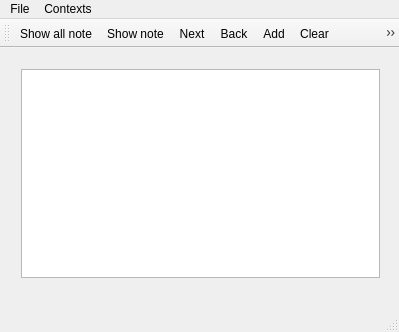
<?xml version="1.0" encoding="UTF-8"?>
<ui version="4.0">
 <class>MainWindow</class>
 <widget class="QMainWindow" name="MainWindow">
  <property name="geometry">
   <rect>
    <x>0</x>
    <y>0</y>
    <width>399</width>
    <height>332</height>
   </rect>
  </property>
  <property name="cursor">
   <cursorShape>PointingHandCursor</cursorShape>
  </property>
  <property name="windowTitle">
   <string>Notepad</string>
  </property>
  <widget class="QWidget" name="centralWidget">
   <property name="cursor">
    <cursorShape>PointingHandCursor</cursorShape>
   </property>
   <widget class="QWidget" name="verticalLayoutWidget">
    <property name="geometry">
     <rect>
      <x>10</x>
      <y>10</y>
      <width>381</width>
      <height>231</height>
     </rect>
    </property>
    <layout class="QVBoxLayout" name="verticalLayout">
     <item>
      <widget class="QTextEdit" name="textEdit">
       <property name="cursor" stdset="0">
        <cursorShape>IBeamCursor</cursorShape>
       </property>
      </widget>
     </item>
    </layout>
   </widget>
  </widget>
  <widget class="QMenuBar" name="menuBar">
   <property name="geometry">
    <rect>
     <x>0</x>
     <y>0</y>
     <width>399</width>
     <height>26</height>
    </rect>
   </property>
   <property name="cursor">
    <cursorShape>PointingHandCursor</cursorShape>
   </property>
   <widget class="QMenu" name="menuFile">
    <property name="title">
     <string>File</string>
    </property>
    <addaction name="actionShow_all_Note"/>
    <addaction name="actionShow_note"/>
    <addaction name="actionNext"/>
    <addaction name="actionBack"/>
    <addaction name="actionAdd"/>
    <addaction name="actionNew"/>
    <addaction name="actionAdd_to_archive"/>
    <addaction name="actionShow_archive"/>
    <addaction name="actionDelete_note"/>
   </widget>
   <widget class="QMenu" name="menuEdit">
    <property name="title">
     <string>Contexts</string>
    </property>
    <widget class="QMenu" name="menuAdd_in_work">
     <property name="title">
      <string>Add in work</string>
     </property>
     <property name="icon">
      <iconset resource="res.qrc">
       <normaloff>:/imgs/imgs/Work.bmp</normaloff>:/imgs/imgs/Work.bmp</iconset>
     </property>
     <widget class="QMenu" name="menuproject1">
      <property name="title">
       <string>project1</string>
      </property>
      <property name="icon">
       <iconset resource="res.qrc">
        <normaloff>:/imgs/imgs/presentation.bmp</normaloff>:/imgs/imgs/presentation.bmp</iconset>
      </property>
      <addaction name="actionComponent_A"/>
      <addaction name="actionComponent_B"/>
      <addaction name="actionComponent_C"/>
     </widget>
     <addaction name="menuproject1"/>
     <addaction name="actionproject2"/>
    </widget>
    <widget class="QMenu" name="menuShow_work">
     <property name="title">
      <string>Show work</string>
     </property>
     <property name="icon">
      <iconset resource="res.qrc">
       <normaloff>:/imgs/imgs/Work.bmp</normaloff>:/imgs/imgs/Work.bmp</iconset>
     </property>
     <widget class="QMenu" name="menushow_project1">
      <property name="title">
       <string>show project1</string>
      </property>
      <property name="icon">
       <iconset resource="res.qrc">
        <normaloff>:/imgs/imgs/presentation.bmp</normaloff>:/imgs/imgs/presentation.bmp</iconset>
      </property>
      <addaction name="actionShow_component_A"/>
      <addaction name="actionShow_component_B"/>
      <addaction name="actionShow_component_C"/>
     </widget>
     <addaction name="menushow_project1"/>
     <addaction name="actionshow_project2"/>
    </widget>
    <addaction name="menuAdd_in_work"/>
    <addaction name="actionAdd_in_home"/>
    <addaction name="menuShow_work"/>
    <addaction name="actionShow_home"/>
   </widget>
   <addaction name="menuFile"/>
   <addaction name="menuEdit"/>
  </widget>
  <widget class="QToolBar" name="mainToolBar">
   <property name="cursor">
    <cursorShape>PointingHandCursor</cursorShape>
   </property>
   <attribute name="toolBarArea">
    <enum>TopToolBarArea</enum>
   </attribute>
   <attribute name="toolBarBreak">
    <bool>false</bool>
   </attribute>
   <addaction name="actionShow_all_Note"/>
   <addaction name="actionShow_note"/>
   <addaction name="actionNext"/>
   <addaction name="actionBack"/>
   <addaction name="actionAdd"/>
   <addaction name="actionNew"/>
   <addaction name="actionAdd_to_archive"/>
   <addaction name="actionShow_archive"/>
   <addaction name="actionDelete_note"/>
   <addaction name="separator"/>
  </widget>
  <widget class="QStatusBar" name="statusBar"/>
  <action name="actionAdd">
   <property name="icon">
    <iconset resource="res.qrc">
     <normaloff>:/imgs/imgs/Add_16x16.bmp</normaloff>:/imgs/imgs/Add_16x16.bmp</iconset>
   </property>
   <property name="text">
    <string>Add</string>
   </property>
  </action>
  <action name="actionNew">
   <property name="icon">
    <iconset resource="res.qrc">
     <normaloff>:/imgs/imgs/DeleteSticky.bmp</normaloff>:/imgs/imgs/DeleteSticky.bmp</iconset>
   </property>
   <property name="text">
    <string>Clear</string>
   </property>
   <property name="toolTip">
    <string>Clear</string>
   </property>
  </action>
  <action name="actionAdd_to_archive">
   <property name="icon">
    <iconset resource="res.qrc">
     <normaloff>:/imgs/imgs/Archive_16x16.bmp</normaloff>:/imgs/imgs/Archive_16x16.bmp</iconset>
   </property>
   <property name="text">
    <string>Add to archive</string>
   </property>
  </action>
  <action name="actionShow_all_Note">
   <property name="icon">
    <iconset resource="res.qrc">
     <normaloff>:/imgs/imgs/Open_16x16.bmp</normaloff>:/imgs/imgs/Open_16x16.bmp</iconset>
   </property>
   <property name="text">
    <string>Show all note</string>
   </property>
  </action>
  <action name="actionShow_note">
   <property name="icon">
    <iconset resource="res.qrc">
     <normaloff>:/imgs/imgs/Open.bmp</normaloff>:/imgs/imgs/Open.bmp</iconset>
   </property>
   <property name="text">
    <string>Show note</string>
   </property>
  </action>
  <action name="actionShow_archive">
   <property name="icon">
    <iconset resource="res.qrc">
     <normaloff>:/imgs/imgs/Save.bmp</normaloff>:/imgs/imgs/Save.bmp</iconset>
   </property>
   <property name="text">
    <string>Show archive</string>
   </property>
  </action>
  <action name="actionAdd_in_home">
   <property name="icon">
    <iconset resource="res.qrc">
     <normaloff>:/imgs/imgs/Home.bmp</normaloff>:/imgs/imgs/Home.bmp</iconset>
   </property>
   <property name="text">
    <string>Add in home</string>
   </property>
  </action>
  <action name="actionproject2">
   <property name="icon">
    <iconset resource="res.qrc">
     <normaloff>:/imgs/imgs/testing.bmp</normaloff>:/imgs/imgs/testing.bmp</iconset>
   </property>
   <property name="text">
    <string>project2</string>
   </property>
  </action>
  <action name="actionComponent_A">
   <property name="icon">
    <iconset resource="res.qrc">
     <normaloff>:/imgs/imgs/solvent.bmp</normaloff>:/imgs/imgs/solvent.bmp</iconset>
   </property>
   <property name="text">
    <string>Component A</string>
   </property>
  </action>
  <action name="actionComponent_B">
   <property name="icon">
    <iconset resource="res.qrc">
     <normaloff>:/imgs/imgs/bold.bmp</normaloff>:/imgs/imgs/bold.bmp</iconset>
   </property>
   <property name="text">
    <string>Component B</string>
   </property>
  </action>
  <action name="actionComponent_C">
   <property name="icon">
    <iconset resource="res.qrc">
     <normaloff>:/imgs/imgs/copyright.bmp</normaloff>:/imgs/imgs/copyright.bmp</iconset>
   </property>
   <property name="text">
    <string>Component C</string>
   </property>
  </action>
  <action name="actionDelete_note">
   <property name="icon">
    <iconset resource="res.qrc">
     <normaloff>:/imgs/imgs/Delete_16x16.bmp</normaloff>:/imgs/imgs/Delete_16x16.bmp</iconset>
   </property>
   <property name="text">
    <string>Delete note</string>
   </property>
  </action>
  <action name="actionShow_home">
   <property name="icon">
    <iconset resource="res.qrc">
     <normaloff>:/imgs/imgs/Home.bmp</normaloff>:/imgs/imgs/Home.bmp</iconset>
   </property>
   <property name="text">
    <string>Show home</string>
   </property>
  </action>
  <action name="actionshow_project2">
   <property name="icon">
    <iconset resource="res.qrc">
     <normaloff>:/imgs/imgs/testing.bmp</normaloff>:/imgs/imgs/testing.bmp</iconset>
   </property>
   <property name="text">
    <string>show project2</string>
   </property>
  </action>
  <action name="actionShow_component_A">
   <property name="icon">
    <iconset resource="res.qrc">
     <normaloff>:/imgs/imgs/solvent.bmp</normaloff>:/imgs/imgs/solvent.bmp</iconset>
   </property>
   <property name="text">
    <string>Show component A</string>
   </property>
  </action>
  <action name="actionShow_component_B">
   <property name="icon">
    <iconset resource="res.qrc">
     <normaloff>:/imgs/imgs/bold.bmp</normaloff>:/imgs/imgs/bold.bmp</iconset>
   </property>
   <property name="text">
    <string>Show component B</string>
   </property>
  </action>
  <action name="actionNext">
   <property name="icon">
    <iconset resource="res.qrc">
     <normaloff>:/imgs/imgs/Stock Index Up_16x16.bmp</normaloff>:/imgs/imgs/Stock Index Up_16x16.bmp</iconset>
   </property>
   <property name="text">
    <string>Next</string>
   </property>
  </action>
  <action name="actionBack">
   <property name="icon">
    <iconset resource="res.qrc">
     <normaloff>:/imgs/imgs/Stock Index Down_16x16.bmp</normaloff>:/imgs/imgs/Stock Index Down_16x16.bmp</iconset>
   </property>
   <property name="text">
    <string>Back</string>
   </property>
  </action>
  <action name="actionShow_component_C">
   <property name="icon">
    <iconset resource="res.qrc">
     <normaloff>:/imgs/imgs/copyright.bmp</normaloff>:/imgs/imgs/copyright.bmp</iconset>
   </property>
   <property name="text">
    <string>Show component C</string>
   </property>
  </action>
 </widget>
 <layoutdefault spacing="6" margin="11"/>
 <resources>
  <include location="res.qrc"/>
 </resources>
 <connections/>
</ui>
